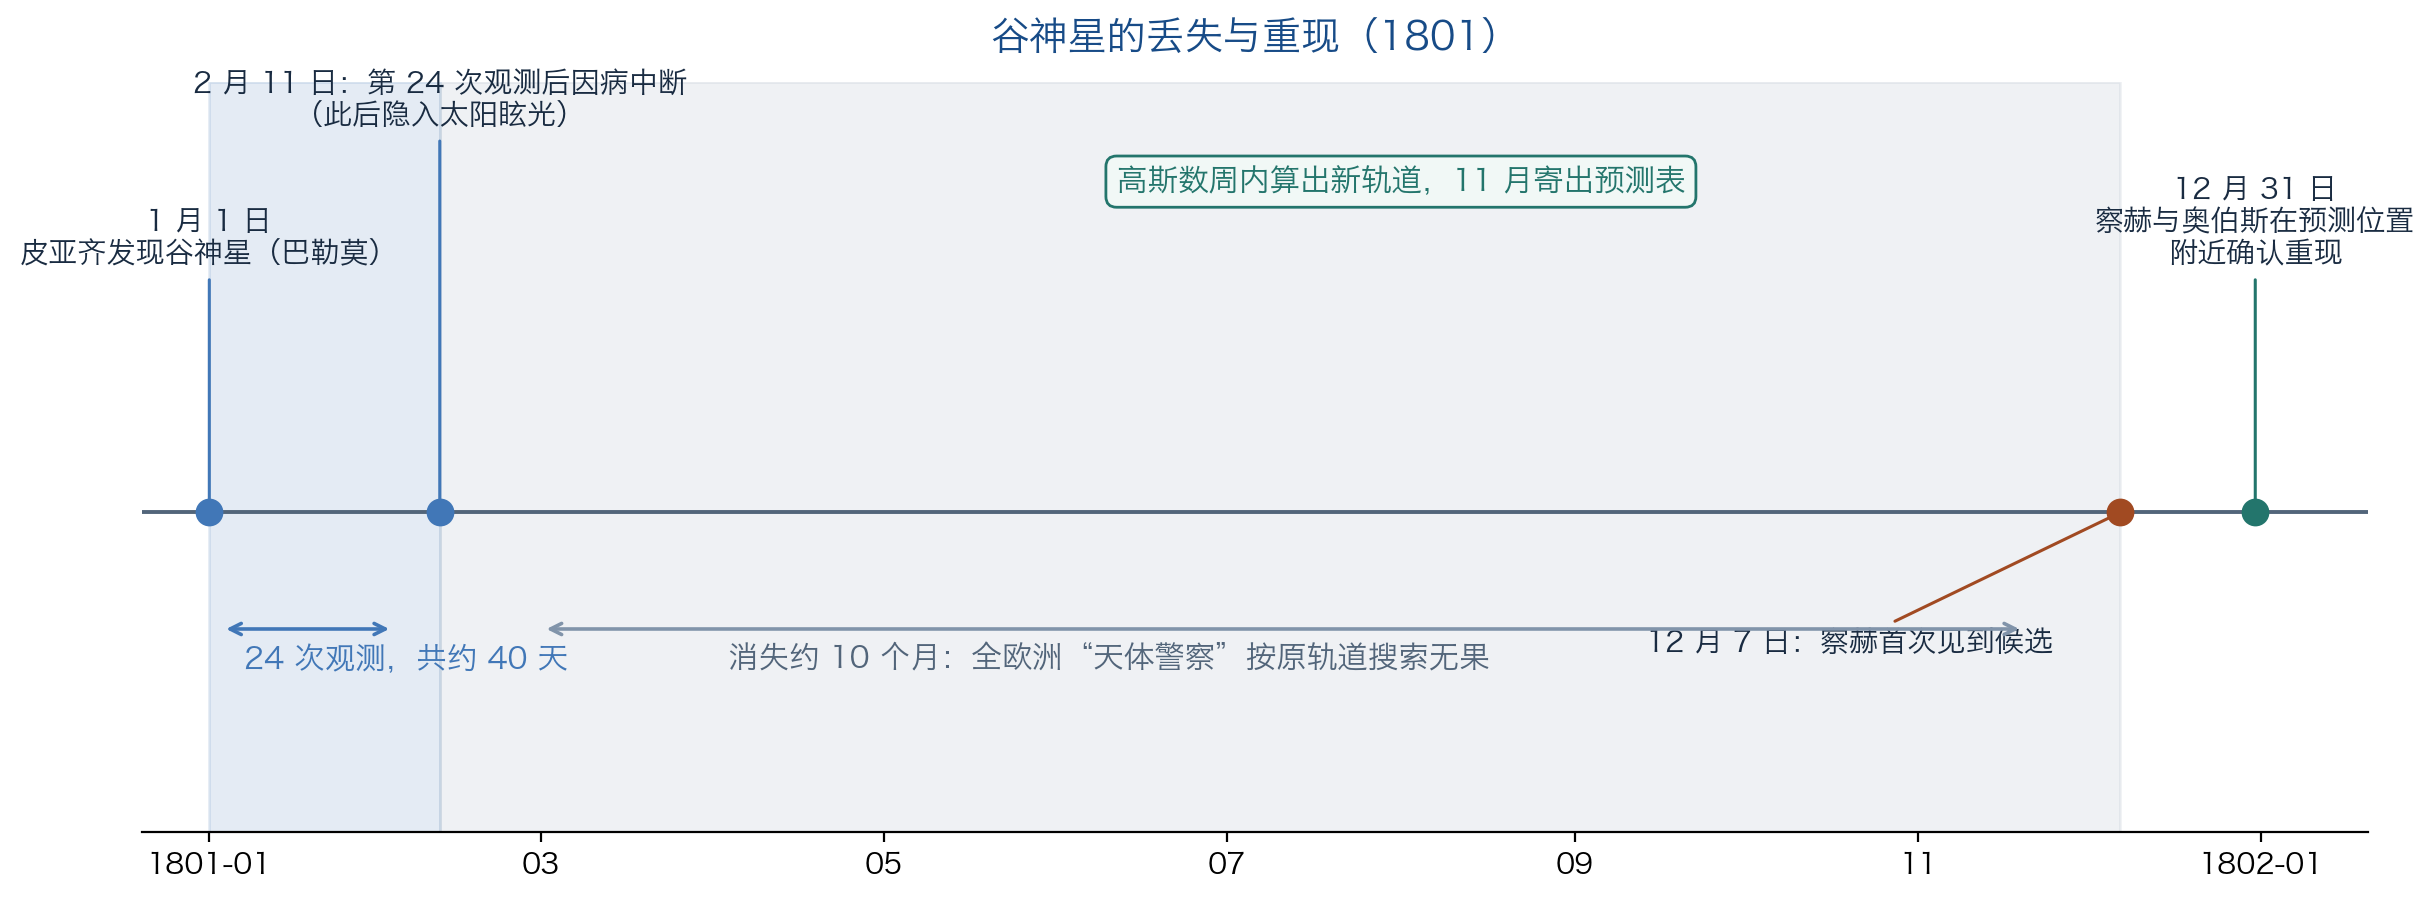

Python code for this plot:
# 谷神星丢失与重现时间线（第 3 讲谷神星故事页配图）
# 合成示意图：仅含历史事件标注，无实验数据
import matplotlib
matplotlib.use('Agg')
import matplotlib.pyplot as plt
import matplotlib.font_manager as fm
from matplotlib.dates import date2num
from datetime import date

plt.rcParams['font.sans-serif'] = ['PingFang SC', 'Hiragino Sans GB', 'Heiti TC', 'STHeiti',
                                   'Microsoft YaHei', 'Arial Unicode MS', 'DejaVu Sans']
plt.rcParams['axes.unicode_minus'] = False
BLUE, ORANGE, GREEN, GRAY = '#4177b7', '#a14a22', '#23756c', '#8194aa'

fig, ax = plt.subplots(figsize=(12.4, 4.6), dpi=200)

d = lambda y, m, dd: date2num(date(y, m, dd))
# 区间带
ax.axvspan(d(1801, 1, 1), d(1801, 2, 11), color=BLUE, alpha=.14)
ax.axvspan(d(1801, 2, 11), d(1801, 12, 7), color=GRAY, alpha=.12)
# 主轴线
ax.axhline(0, color='#52657a', lw=1.4, zorder=1)

events = [
    (d(1801, 1, 1),  0.62, BLUE,   '1 月 1 日\n皮亚齐发现谷神星（巴勒莫）'),
    (d(1801, 2, 11), 1.12, BLUE,   '2 月 11 日：第 24 次观测后因病中断\n（此后隐入太阳眩光）'),
    (d(1801, 12, 7), -0.78, ORANGE, '12 月 7 日：察赫首次见到候选'),
    (d(1801, 12, 31), 0.62, GREEN, '12 月 31 日\n察赫与奥伯斯在预测位置\n附近确认重现'),
]
for x, y, c, label in events:
    ax.plot([x], [0], 'o', color=c, ms=9, zorder=3)
    halign = 'right' if x == d(1801, 12, 7) else 'center'
    ax.annotate(label, (x, 0), xytext=(x - (12 if halign == 'right' else 0), y + 0.28), ha=halign, fontsize=10.5,
                color='#192b41', arrowprops=dict(arrowstyle='-', color=c, lw=1.1))

ax.annotate('', xy=(d(1801, 2, 3), -0.42), xytext=(d(1801, 1, 3), -0.42),
            arrowprops=dict(arrowstyle='<->', color=BLUE, lw=1.3))
ax.text(d(1801, 2, 5), -0.56, '24 次观测，共约 40 天', ha='center', fontsize=11, color=BLUE)
ax.annotate('', xy=(d(1801, 11, 20), -0.42), xytext=(d(1801, 3, 1), -0.42),
            arrowprops=dict(arrowstyle='<->', color=GRAY, lw=1.3))
ax.text(d(1801, 6, 10), -0.56, '消失约 10 个月：全欧洲“天体警察”按原轨道搜索无果', ha='center', fontsize=11, color='#52657a')
ax.text(d(1801, 8, 1), 1.16, '高斯数周内算出新轨道，11 月寄出预测表', ha='center', fontsize=11, color=GREEN,
        bbox=dict(boxstyle='round,pad=0.35', fc='#f1f8f6', ec=GREEN, lw=1))

ax.set_xlim(d(1800, 12, 20), d(1802, 1, 20))
ax.set_ylim(-1.15, 1.55)
ax.set_yticks([])
ticks = [date(1801, m, 1) for m in [1, 3, 5, 7, 9, 11]] + [date(1802, 1, 1)]
ax.set_xticks([date2num(t) for t in ticks])
ax.set_xticklabels(['1801-01', '03', '05', '07', '09', '11', '1802-01'], fontsize=10.5)
for sp in ['top', 'right', 'left']:
    ax.spines[sp].set_visible(False)
ax.set_title('谷神星的丢失与重现（1801）', fontsize=14, color='#174b87', pad=12)
plt.tight_layout()
plt.savefig('ch3-ceres-timeline.png', bbox_inches='tight', facecolor='white')
print('saved ch3-ceres-timeline.png')
